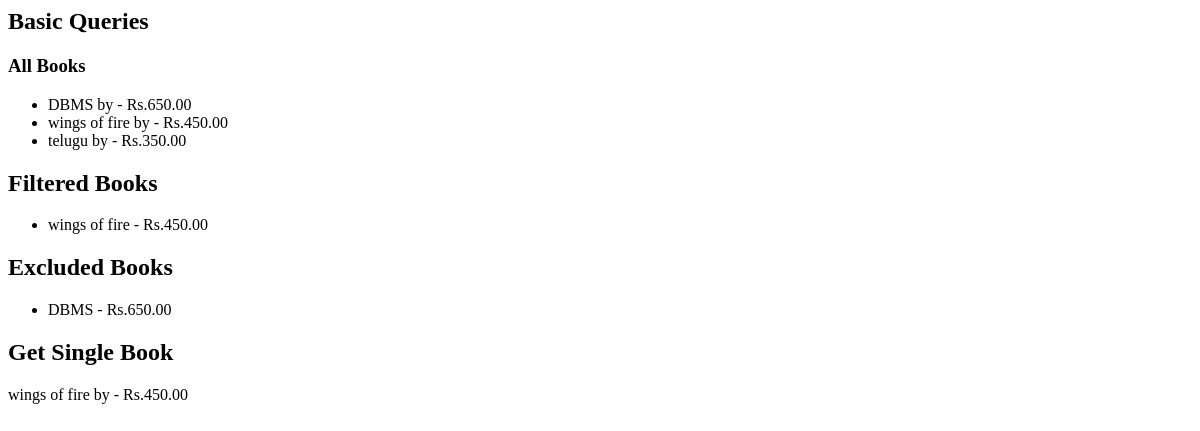
The app's page /basic/, older data.
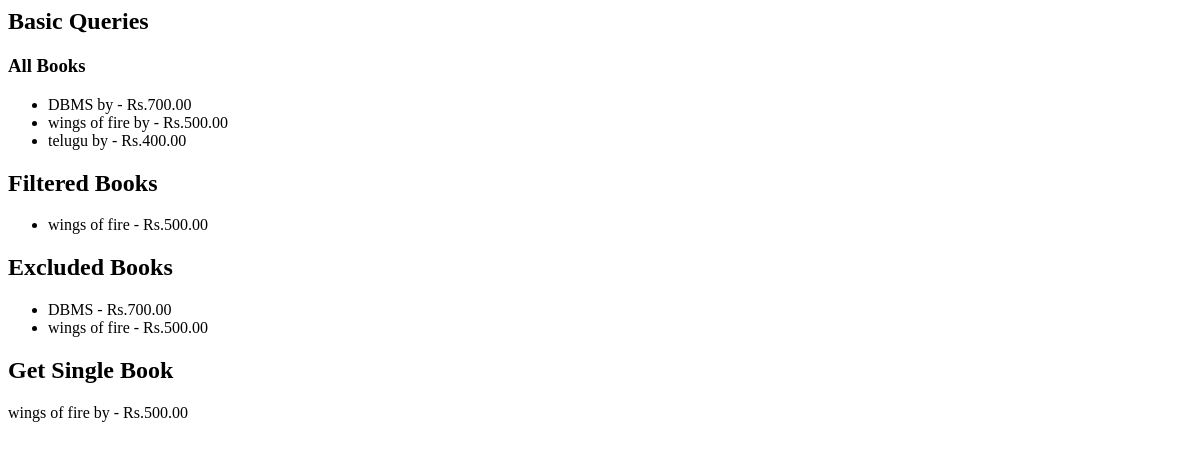
The same page, newer data.
### myapp/models.py (models this page shows, shortened)
class Book(models.Model):
    title=models.CharField(max_length=200)
    author=models.ForeignKey(Author, on_delete=models.CASCADE)
    price=models.DecimalField(max_digits=6, decimal_places=2)
    published_date=models.DateField()

### myapp/views.py (the view)
# urls.py: path('basic/', views.basic_queries, name='basic_queries'),
def basic_queries(request):
    try:
        all_books=Book.objects.all() #SELECT * FROM Book;
        filter_books=Book.objects.filter(author__name='apj')#SELECT * FROM Book JOIN Author WHERE Author.name='apj';
        exclude_books=Book.objects.exclude(price__lt=500)#SELECT * FROM Book WHERE price >= 500;
        get_Book=Book.objects.get(title='wings of fire')#SELECT * FROM Book WHERE title='wings of fire';
        context={
            'all_books': all_books,
            'filter_books': filter_books,
            'exclude_books': exclude_books,
            'get_book': get_Book,
        }
        return render(request, 'basic_queries.html', context)
    except Book.DoesNotExist:
        raise Http404("Book not found")

### myapp/templates/basic_queries.html
<h2>Basic Queries</h2>
<h3>All Books</h3>
<ul>
    {% for book in all_books %}
        <li>{{ book.title }} by {{ book.author_name }} - Rs.{{ book.price }}</li>
        {% empty %}
        <li>No books available.</li>
    {% endfor %}
</ul>
<h2>Filtered Books</h2>
<ul>
    {% for book in filter_books %}
        <li>{{ book.title }}  - Rs.{{ book.price }}</li>
        {% empty %}
        <li>No books found for the specified author.</li>
    {% endfor %}
</ul>
<h2>Excluded Books</h2>
<ul>
    {% for book in exclude_books %}
        <li>{{ book.title }} - Rs.{{ book.price }}</li>
        {% empty %}
        <li>No books found with the specified criteria.</li>
    {% endfor %}
</ul>
<h2>Get Single Book</h2>
<p>{{ get_book.title }} by {{ get_book.author_name }} - Rs.{{ get_book.price }}</p>

Row changes from the older to the newer data that the page shows:
changed Book "DBMS": price "650.00" → "700.00"
now on one of the page's lists (row edited): Book: title "wings of fire", price "500.00"
changed Book "wings of fire": price "450.00" → "500.00"
changed Book "telugu": price "350.00" → "400.00"
